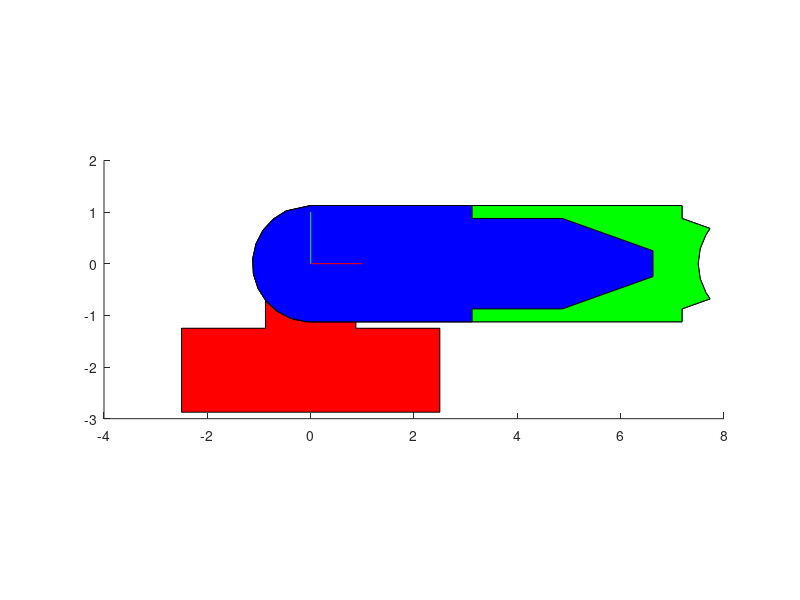
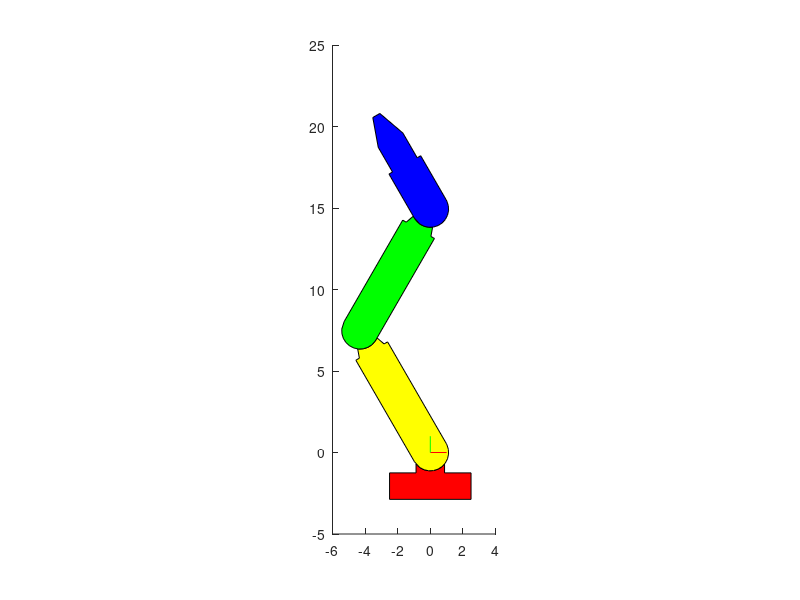

MATLAB code for these plots, in order:
function TareaDos
  LoadData;
  InitHome;
  Rotar(120,-60,60);
end

function LoadData
  angle=225:15:315;
  xa=1.125*cos(angle*pi/180);
  ya=1.125*sin(angle*pi/180);
  xb=[xa .875 .875 2.5 2.5 -2.5 -2.5 -.875 -.875];
  yb=[ya -.707107 -1.25 -1.25 -2.875 -2.875 -1.25 -1.25 -.707107];
  V0=[xb' yb'];
  F0=1:length(xb);
  E0=[0 0;1 0;0 1];
  %Eslabon 1
  l1=8.625;
  l2=l1;
  l3=6.125;
  angle=265:-15:105;
  xa=1.125*cos(angle*pi/180);
  ya=1.125*sin(angle*pi/180);
  angle=150:15:210;
  xc=8.625+1.125*cos(angle*pi/180);
  yc=1.125*sin(angle*pi/180);
  xL1=[0 7.1875 7.1875 7.72978 xc 7.72978 7.1875 7.1875 0 xa 0];
  yL1=[1.125 1.125 .875 .68133 yc -.68133 -.875 -1.125 -1.125 ya 1.125];
  V1=[xL1' yL1'];
  F1=1:length(xL1);
  %Eslabon 2
  V2=V1;
  F2=F1;
  %===============eslabón 3=========
  xL3=[0 2.875 3.125 3.125 4.875 6.625 6.6258 4.875 3.125 3.125 2.875 0 xa 0];
  yL3=[1.125*ones(1,3) .875 .875 .25 -.25 -.875 -.875 -1.125*ones(1,3) ya 1.125];
  V3=[xL3' yL3' ];
  F3=1:length(xL3);

  setappdata(0,'V0',V0);
  setappdata(0,'F0',F0);
  setappdata(0,'E0',E0);
  setappdata(0,'V1',V1);
  setappdata(0,'F1',F1);
  setappdata(0,'V2',V2);
  setappdata(0,'F2',F2);
  setappdata(0,'V3',V3);
  setappdata(0,'F3',F3);
  setappdata(0,'l1',l1);
  setappdata(0,'l2',l2);
  setappdata(0,'l3',l3);
end%LoadData

function InitHome
  V0=getappdata(0,'V0');
  F0=getappdata(0,'F0');
  V1=getappdata(0,'V1');
  F1=getappdata(0,'F1');
  V2=getappdata(0,'V2');
  F2=getappdata(0,'F2');
  V3=getappdata(0,'V3');
  F3=getappdata(0,'F3');
  l1=getappdata(0,'l1');
  l2=getappdata(0,'l2');
  l3=getappdata(0,'l3');

  E0=getappdata(0,'E0');
  %Crear figura para la base
  %set(0,'Units','pixels');
  %dim=get(0,'ScreenSize');
  %fig_0=figure('doublebuffer','on','Position',[0,35,dim(3)-200,dim(4)-110],...
  %'Name','Twolink planar robot(Base)',...
  %'NumberTitle','off');
  %hold on;
  figure(1);
  patch('vertices',V0,'faces',F0,'facecolor','r');
  patch('vertices',V1,'faces',F1,'facecolor','y');
  patch('vertices',V2,'faces',F2,'facecolor','g');
  patch('vertices',V3,'faces',F3,'Facec','b');
  daspect([1,1,1])
  xdata=E0([1 2],1);
  ydata=E0([1 2],2);
  line(xdata,ydata,'Color','r');
  xdata2=E0([1 3],1);
  ydata2=E0([1 3],2);
  line(xdata2,ydata2,'Color','g');
  figure(2);
  %Trasladar
  V2C=V2(:,1)+1j*V2(:,2);%Crea los numeros complejos
  E2C=E0(:,1)+1j*E0(:,2);
  d=0;
  V2C=V2C+d;
  E2C=E2C+d;
  V2W=[real(V2C) imag(V2C)];
  V3C=V3(:,1)+1j*V3(:,2);
  V3C=V3C+d+d;
  V3W=[real(V3C) imag(V3C)];
  E2=[real(E2C) imag(E2C)];
  L0=patch('vertices',V0,'faces',F0,'facecolor','r');
  L1=patch('vertices',V1,'faces',F1,'facecolor','y');
  L2=patch('vertices',V2W,'faces',F2,'facecolor','g');
  L3=patch('vertices',V3W,'faces',F3,'Facec','b');
  daspect([1,1,1]);
  line(xdata,ydata,'Color','r');
  line(xdata2,ydata2,'Color','g');
  xdataE2=E2([1 2],1);
  ydataE2=E2([1 2],2);
  %line(xdataE2,ydataE2,'Color','r');
  xdata2E2=E2([1 3],1);
  ydata2E2=E2([1 3],2);
  %line(xdata2E2,ydata2E2,'Color','g');
  E1=E0;
  setappdata(0,'E1',E1)
  setappdata(0,'E2',E2)
  setappdata(0,'V1',V1);
  setappdata(0,'F1',F1);
  setappdata(0,'V2',V2);
  setappdata(0,'F2',F2);
  setappdata(0,'V3',V3);
  setappdata(0,'F3',F3);
  setappdata(0,'L1',L1);
  setappdata(0,'L2',L2);
  setappdata(0,'L3',L3);
end%InitHome

function Rotar(theta1,theta2,theta3)
  V0=getappdata(0,'V0');
  F0=getappdata(0,'F0');
  V1=getappdata(0,'V1');
  F1=getappdata(0,'F1');
  V2=getappdata(0,'V2');
  F2=getappdata(0,'F2');
  V3=getappdata(0,'V3');
  F3=getappdata(0,'F3');
  l1=getappdata(0,'l1');
  l2=getappdata(0,'l2');
  l3=getappdata(0,'l3');
  E0=getappdata(0,'E0');
  E1=getappdata(0,'E1');
  E2=getappdata(0,'E2');
  L1=getappdata(0,'L1');
  L2=getappdata(0,'L2');
  L3=getappdata(0,'L3');
  %Convertir a Coordenadas homogeneas
  %VH1=[V1 ones(size(V1,1),1)];%Aumenta una columna de unos
  %VH2=[V2 ones(size(V2,1),1)];
  %Crear elemento de SE(2)
  T1=tmatC(theta1,0);
  V1C=V1(:,1)+1j*V1(:,2);
  VHC1=[V1C ones(size(V1C,1),1)];
  VHC1=VHC1*T1;
  V1W=[real(VHC1(:,1)) imag(VHC1(:,1))];

  T2=tmatC(theta2,l1);
  V2C=V2(:,1)+1j*V2(:,2);
  VHC2=[V2C ones(size(V2C,1),1)];
  VHC2=VHC2*T2*T1;
  V2W=[real(VHC2(:,1)) imag(VHC2(:,1))];

  T3=tmatC(theta3,l1);
  V3C=V3(:,1)+1j*V3(:,2);
  VHC3=[V3C ones(size(V3C,1),1)];
  VHC3=VHC3*T3*T2*T1;
  V3W=[real(VHC3(:,1)) imag(VHC3(:,1))];

  set(L1,'vertices',V1W);
  set(L2,'vertices',V2W);
  set(L3,'vertices',V3W);
end%Rotar

function[T]=tmatC(theta,d)
  theta=theta*pi/180;
  w=cos(theta)+1j*sin(theta);
  T=[w d;0 1].';%Sale transpuesto
end
